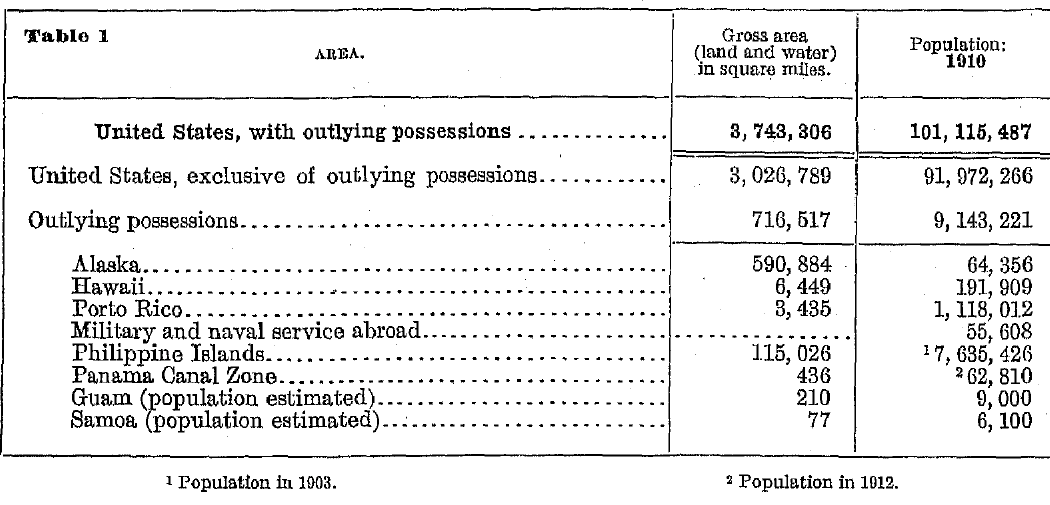
#> input picture input/census-table.png, 1050 x 505 px
$ python review.py
#> lines starting #> are read from the running program, lines starting #| are printed output that depends on the picture; after the words box and inside, x2 and y2 are one past the last pixel; in counts of white or black regions, pixels touching at a corner belong together
"""Step 4: independent review of table.csv against the original image.

Usage:  .venv\\Scripts\\python.exe src\\review.py
Reads : input/census-table.png, outputs/ocr/{ocr_lines.json, table.csv, manifest.json,
        structure_crosscheck.json}, src/reference_manual.csv
Writes (outputs/ocr/review/):
  review_side_by_side.png  original (status-coloured boxes) | table.csv rendered at same y
  review.html              per-row review screen: original row crop vs CSV values
  cell_mapping.csv         every cell: header, label, value, OCR bbox, geometry checks
  review_items.csv         every item flagged for review + evidence + resolution
  needs_confirmation.csv   items a human must (필수) or should (권장) confirm
  corrections.csv          before / after / original coordinates / reason
  review_summary.md        final summary

The mapping here is recomputed with *different* rules from reconstruct.py
(column bounds from the printed vertical rules, row by vertical overlap with the
label box) so that a disagreement exposes a possible mis-link.  Nothing is
filled in automatically: an empty or unverifiable cell stays empty and is flagged.
"""
import base64
import csv
import io
import json
import re
from pathlib import Path

import cv2
import numpy as np
from PIL import Image, ImageDraw, ImageFont

ROOT = Path(__file__).resolve().parents[1]
OCR_DIR = ROOT / "outputs" / "ocr"
OUT = OCR_DIR / "review"
IMG = ROOT / "input" / "census-table.png"

REVIEW_SCORE = 0.97        # review-list threshold (stricter than 0.90 status threshold)
MIN_Y_OVERLAP = 0.60       # value box must overlap its label box vertically by >= 60 %
INK_THRESHOLD = 140        # grey level below which a pixel counts as ink
COLS = ("area", "population")
COL_TITLE = {"area": "Gross area (land and water) in square miles.", "population": "Population: 1910"}

NEED, RECOMMEND = "확인 필요", "사람 확인 권장"
AUTO_OK, VISUAL_OK = "검증됨(자동)", "검토 완료(육안)"
COLOR = {AUTO_OK: (0, 150, 70), VISUAL_OK: (0, 110, 220), "수정": (230, 120, 0),
         NEED: (220, 0, 0), "공란": (140, 60, 200)}


# ----------------------------------------------------------------- helpers
# [7 lines left out: function font, not called in this run]


def y_overlap(a, b):
    inter = max(0, min(a[3], b[3]) - max(a[1], b[1]))
    return inter / max(1, min(a[3] - a[1], b[3] - b[1]))


def num_value(text):
    s = text.replace(" ", "")
    return int(s.replace(",", "")) if re.fullmatch(r"\d{1,3}(,\d{3})*", s) else None


def png_b64(im):
    buf = io.BytesIO(); im.save(buf, "PNG")
    return base64.b64encode(buf.getvalue()).decode()


# ------------------------------------------------- 1. image geometry
gray = cv2.imread(str(IMG), cv2.IMREAD_GRAYSCALE)
#> gray: shape (505, 1050); min 0, max 255, mean 235.3
H, W = gray.shape
#> H = 505; W = 1050
ink = (gray < INK_THRESHOLD).astype(np.uint8)
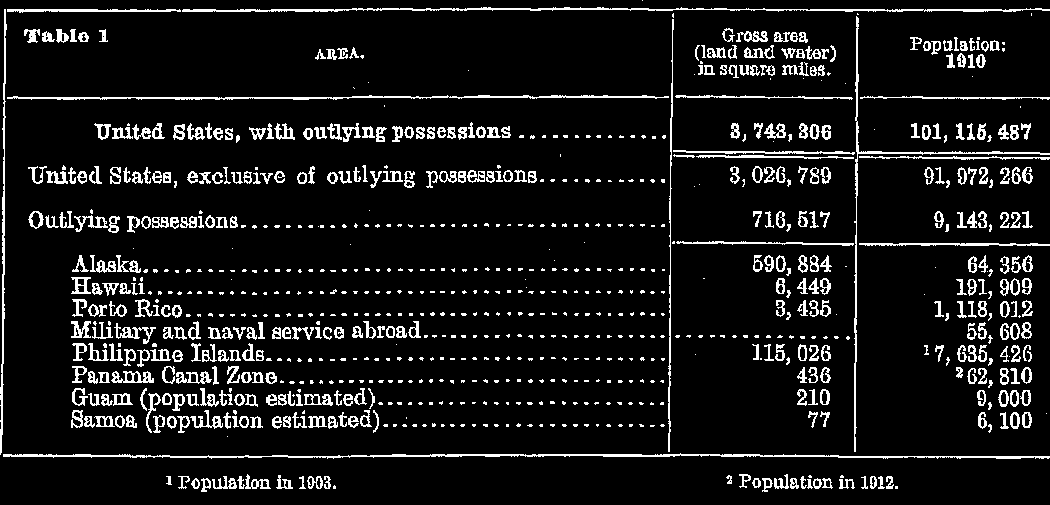
#> ink: shape (505, 1050); values 0 (black) and 1 (white), 9.1% white in thin lines or dots
vmask = cv2.morphologyEx(ink, cv2.MORPH_OPEN, cv2.getStructuringElement(cv2.MORPH_RECT, (1, 120)))
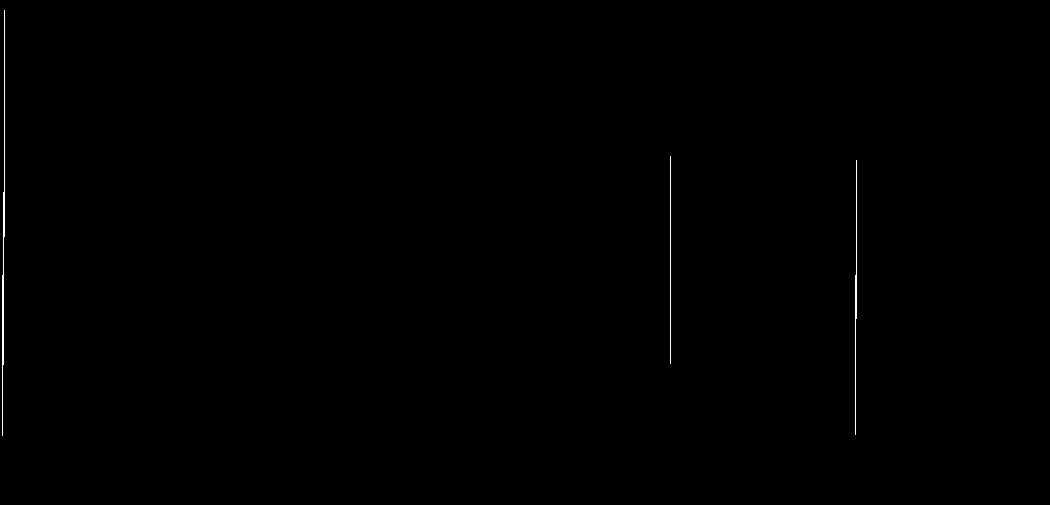
#> vmask: shape (505, 1050); values 0 (black) and 1 (white), 0.21% white in thin lines or dots, all inside (x1, y1, x2, y2) = (2, 10, 857, 436)
hmask = cv2.morphologyEx(ink, cv2.MORPH_OPEN, cv2.getStructuringElement(cv2.MORPH_RECT, (150, 1)))
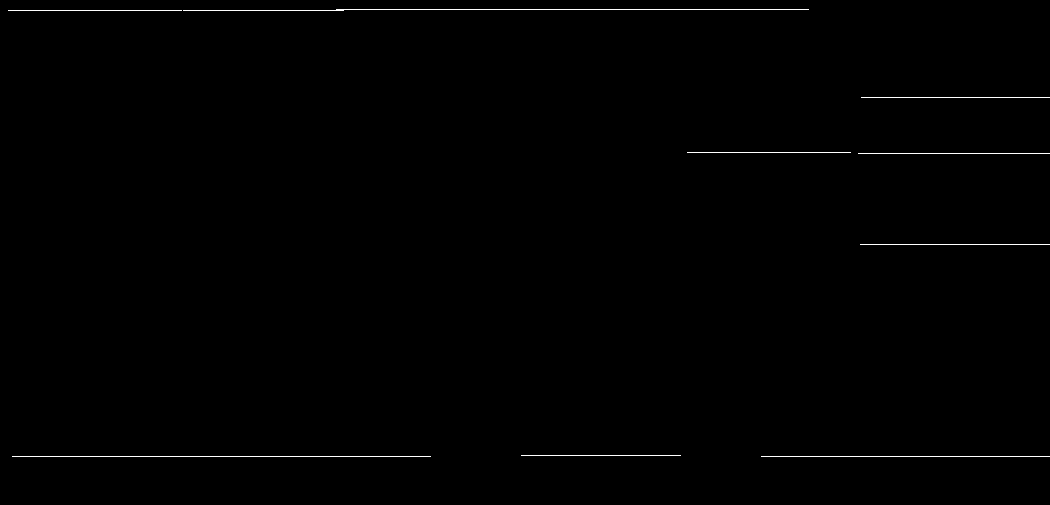
#> hmask: shape (505, 1050); values 0 (black) and 1 (white), 0.45% white in thin lines or dots, all inside (x1, y1, x2, y2) = (8, 9, 1050, 457)
rule_x = [int(x) for x in np.where(vmask.sum(0) > 0)[0]]
#> rule_x = [2, 3, 4, 670, 855, 856]
inner = sorted({x for x in rule_x if 20 < x < W - 20})
#> inner = [670, 855, 856]
groups = []                                      # merge adjacent x (double-width rules)
for x in inner:
    if groups and x - groups[-1][-1] <= 2:
        groups[-1].append(x)
    else:
        groups.append([x])
#> this loop made 3 passes
#> x on passes 1 to 3: 670, 855, 856
#> after the loop, groups = [[670], [855, 856]]
rules = [(g[0], g[-1]) for g in groups]
#> rules = [(670, 670), (855, 856)]
assert len(rules) == 2, f"expected 2 inner vertical rules, found {rules}"
BOUNDS = {"label": (0, rules[0][0]), "area": (rules[0][1] + 1, rules[1][0]),
          "population": (rules[1][1] + 1, W)}
#> BOUNDS = {'label': (0, 670), 'area': (671, 855), 'population': (857, 1050)}
text_ink = ink & (1 - vmask) & (1 - hmask)        # ink without printed rules
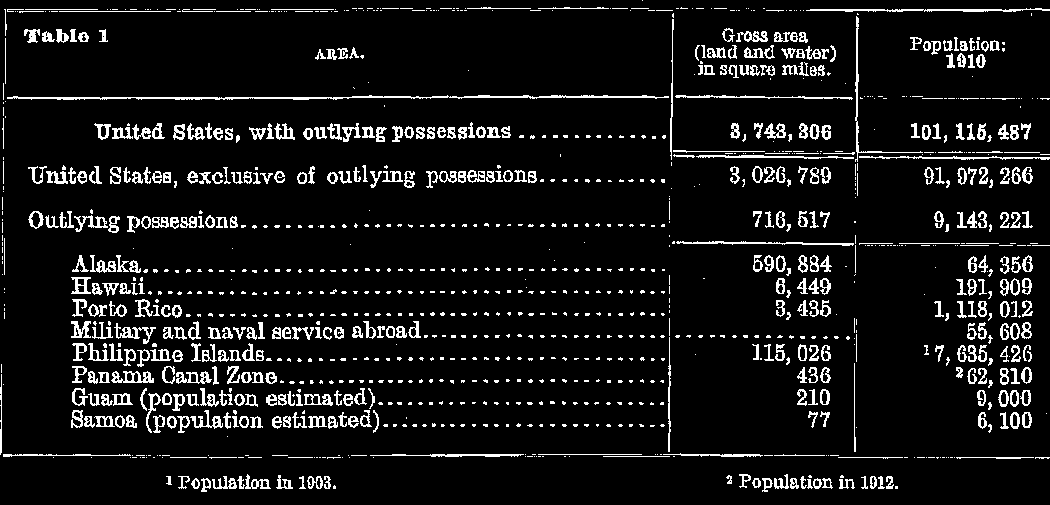
#> text_ink: shape (505, 1050); values 0 (black) and 1 (white), 8.4% white in thin lines or dots
# Rule fragments that the morphological opening misses (broken / slightly slanted
# segments) are removed with a +-4 px band around every detected rule position.
rule_band = np.zeros_like(ink)
for x in rule_x:
    rule_band[:, max(0, x - 4):x + 5] = 1
#> this loop made 6 passes
#> x on passes 1 to 6: 2, 3, 4, 670, 855, 856
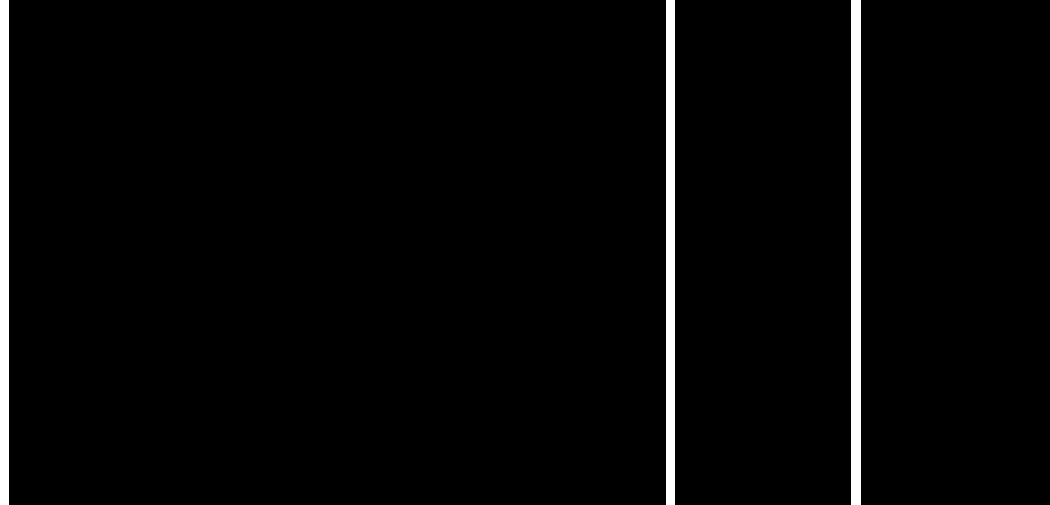
#> rule_band: shape (505, 1050); values 0 (black) and 1 (white), 2.7% white; 3 white regions, box (x1, y1, x2, y2) and area: (851, 0, 861, 505) 5050, (0, 0, 9, 505) 4545, (666, 0, 675, 505) 4545
for y in np.where(hmask.sum(1) > 0)[0]:
    rule_band[max(0, y - 3):y + 4, :] = 1
#> this loop made 8 passes
#> y on passes 1 to 8: 9, 10, 97, 152, 153, 244, 455, 456
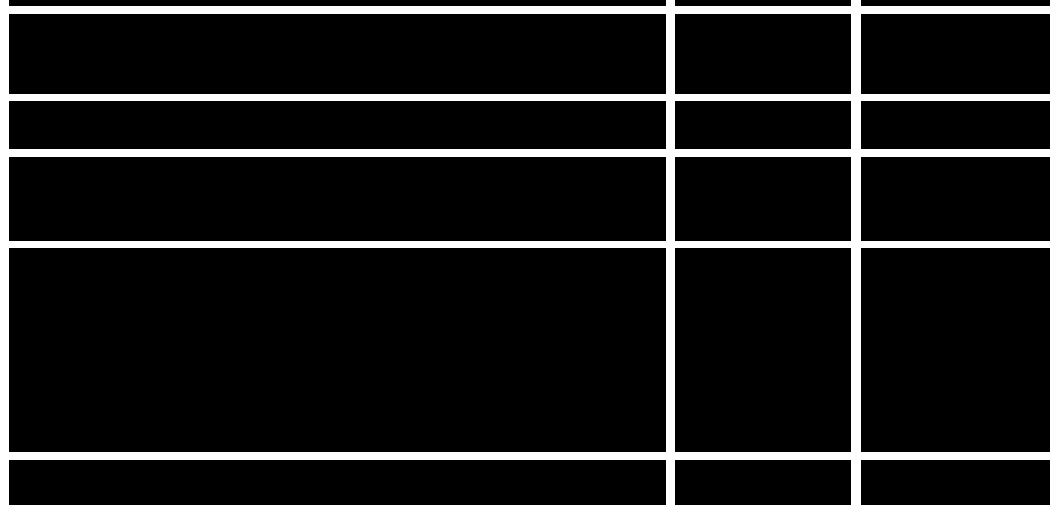
#> rule_band: shape (505, 1050); values 0 (black) and 1 (white), 10% white; 1 white region, box (x1, y1, x2, y2) and area: (0, 0, 1050, 505) 52976
RULE_Y = sorted({int(y) for y in np.where(hmask.sum(1) > 0)[0]})
#> RULE_Y = [9, 10, 97, 152, 153, 244, 455, 456]


# [34 lines left out: functions col_at, components, superscript_check, ink_in_cell, not called in this run]


# ------------------------------------------------- 2. load data
#> (the run stopped early here; a loop or call above may not have finished)
